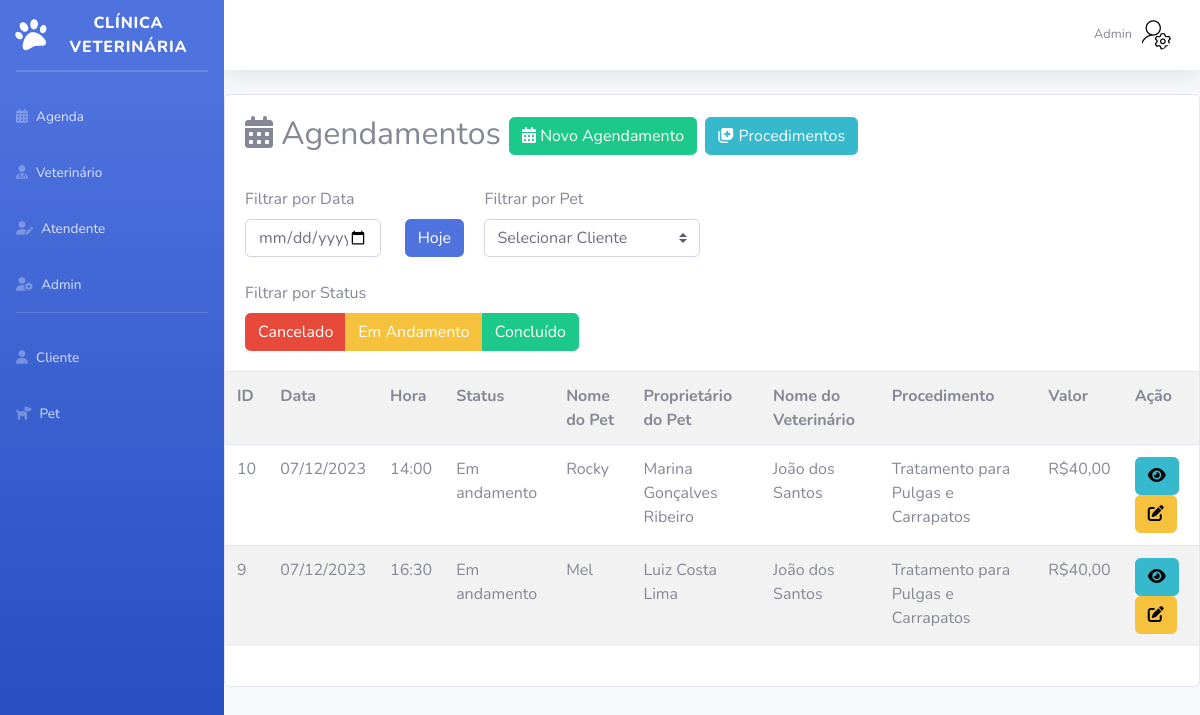
Page /Sistema/Admin/listagemAgenda.php (signed in) on the committed database.
### tables this page shows
CREATE TABLE `agenda` (
  `id` int(11) NOT NULL,
  `statusAgenda` varchar(20) NOT NULL,
  `data` varchar(50) NOT NULL,
  `hora` varchar(50) NOT NULL,
  `obs` varchar(500) DEFAULT NULL,
  `resultado` varchar(500) DEFAULT NULL,
  `pet_id` int(11) DEFAULT NULL,
  `veterinario_id` int(11) DEFAULT NULL,
  `procedimento_id` int(11) DEFAULT NULL
);

CREATE TABLE `pet` (
  `id` int(11) NOT NULL,
  `statusPet` varchar(10) NOT NULL,
  `nome` varchar(100) NOT NULL,
  `especie` varchar(50) NOT NULL,
  `anoNascimento` int(11) NOT NULL,
  `sexo` varchar(15) NOT NULL,
  `cor` varchar(50) NOT NULL,
  `obs` varchar(300) DEFAULT NULL,
  `cliente_id` int(11) NOT NULL,
  `raca_id` int(11) DEFAULT NULL
);

CREATE TABLE `cliente` (
  `id` int(11) NOT NULL,
  `statusCliente` varchar(15) NOT NULL,
  `nome` varchar(200) NOT NULL,
  `telefone` varchar(20) NOT NULL,
  `endereco` varchar(200) NOT NULL,
  `bairro` varchar(50) NOT NULL,
  `cep` varchar(15) NOT NULL,
  `numero` int(6) NOT NULL,
  `cidade` varchar(100) NOT NULL,
  `UF` varchar(2) NOT NULL,
  `sexo` varchar(1) NOT NULL,
  `dataNascimento` varchar(50) NOT NULL,
  `CPF` varchar(14) NOT NULL,
  `email` varchar(200) NOT NULL,
  `dataCadastro` date NOT NULL DEFAULT current_timestamp()
);

CREATE TABLE `veterinario` (
  `id` int(11) NOT NULL,
  `statusVet` varchar(10) NOT NULL,
  `nome` varchar(200) NOT NULL,
  `telefone` varchar(20) NOT NULL,
  `email` varchar(200) NOT NULL,
  `sexo` char(1) NOT NULL,
  `dataNascimento` date NOT NULL,
  `dataAdmissao` date NOT NULL DEFAULT current_timestamp(),
  `senha` varchar(200) NOT NULL,
  `CRMV` varchar(50) NOT NULL,
  `dataDemissao` date DEFAULT NULL
);

CREATE TABLE `procedimento` (
  `id` int(11) NOT NULL,
  `statusProcedimento` varchar(10) NOT NULL,
  `nome` varchar(100) NOT NULL,
  `valor` double(11,2) NOT NULL
);

### Sistema/Admin/listagemAgenda.php (the view, shortened to what this page needs)
<?php
require_once("conexao.php");
$data_atual = date("Y-m-d");
?>
<!DOCTYPE html>
<html lang="pt-br">
<head>
    <link href="vendor/fontawesome-free/css/all.min.css" rel="stylesheet" type="text/css">
    <link href="css/sb-admin-2.min.css" rel="stylesheet">
</head>
<body id="page-top">
    <div id="wrapper">
        <?php require_once("sidebarAdmin.php"); ?>
        <div id="content-wrapper" class="d-flex flex-column">
            <div id="content">
                <?php require_once("topbarAdmin.php"); ?>
                <div class="card mt-3 mb-3">
                    <div class="card-body">
                        <div class="mb-2">
                            <h2>
                                <i class="fa-solid fa-calendar-days"></i> Agendamentos <a href="cadastroAgenda.php" class="btn btn-success btn-sn"><i class="fa-solid fa-calendar-days"></i> Novo Agendamento</a> <a href="listagemProcedimento.php" class="btn btn-info btn-sn"><i class="fa-solid fa-notes-medical"></i> Procedimentos</a>
                            </h2>
                        </div><br>
                        <form name="filtro" method="POST">
                            <div class="row">
                                <div class="col-2">
                                    <div>
                                    <label class="form-label">Filtrar por Data</label>
                                    <input name="data" type="date" class="form-control" value="<?= isset($_POST['data']) ? htmlspecialchars($_POST['data']) : '' ?>" onchange="this.form.submit()">
                                    </div>
                                </div>
                                <div class="col-1">
                                    <button type="submit" class="btn btn-primary" name="data" value="<?= $data_atual ?>">Hoje</button>
                                </div>
                                <div class="col-3">
                                    <label class="form-label">Filtrar por Pet</label>
                                    <select name="cliente_id" class="custom-select" aria-label="Large select example" onchange="this.form.submit()">
                                        <option value="" selected>Selecionar Cliente</option>
                                    </select>
                                </div>
                            </div>
                            <div class="row mt-4">
                                <div class="col-6">
                                    <label class="form-label mr-3">Filtrar por Status</label>
                                    <div class="btn-group" role="group">
                                        <button type="submit" class="btn btn-danger" name="statusAgenda" value="Cancelado">Cancelado</button>
                                        <button type="submit" class="btn btn-warning" name="statusAgenda" value="Em Andamento">Em Andamento</button>
                                        <button type="submit" class="btn btn-success" name="statusAgenda" value="Concluído">Concluído</button>
                                    </div>
                                </div>
                            </div>
                        </form>
                        <?php
                        if (isset($_POST['data'])) {
                            $dataFiltrada = mysqli_real_escape_string($conexao, $_POST['data']);
                        } else {
                            $dataFiltrada =  $data_atual;
                        }
                        $whereClause = "WHERE 1";
                        if (isset($dataFiltrada) && ($dataFiltrada != '')) {
                            $whereClause .= " AND a.data = '$dataFiltrada'";
                        }
                        $sql = "SELECT a.id, a.data, a.hora, a.statusAgenda, p.nome as petNome, v.nome as vetNome, pr.nome as procNome, c.nome as clienteNome, pr.valor as procValor
                            FROM agenda a
                            LEFT JOIN pet p ON a.pet_id = p.id
                            LEFT JOIN veterinario v ON a.veterinario_id = v.id
                            LEFT JOIN procedimento pr ON a.procedimento_id = pr.id
                            LEFT JOIN cliente c ON p.cliente_id = c.id
                            $whereClause
                            ORDER BY a.data, a.hora";
                        $resultado = mysqli_query($conexao, $sql);
                        ?>
                    </div>
                    <?php
                    if ($resultado->num_rows > 0) {
                    ?>
                        <table class="table table-striped table-hover" id="listaAgenda">
                            <tr>
                                <th scope="col">ID</th>
                                <th>Data</th>
                                <th>Hora</th>
                                <th>Status</th>
                                <th>Nome do Pet</th>
                                <th>Proprietário do Pet</th>
                                <th>Nome do Veterinário</th>
                                <th>Procedimento</th>
                                <th>Valor</th>
                                <th>Ação</th>
                            </tr>
                            <?php
                            while ($row = $resultado->fetch_assoc()) {
                                $dataFormatada = date("d/m/Y", strtotime($row["data"]));
                                echo "<tr><td>" . $row["id"] . "</td><td>" . $dataFormatada . "</td><td>" . $row["hora"] . "</td><td>" . $row["statusAgenda"];
                                $petNome = isset($row["petNome"]) ? $row["petNome"] : "";
                                $clienteNome = isset($row["clienteNome"]) ? $row["clienteNome"] : "";
                                $vetNome = isset($row["vetNome"]) ? $row["vetNome"] : "";
                                $procNome = isset($row["procNome"]) ? $row["procNome"] : "";
                                $valorProcedimento = isset($row["procValor"]) ? number_format($row["procValor"], 2, ',', '.') : "";
                                echo "</td><td>" . $petNome . "</td><td>" . $clienteNome . "</td><td>" . $vetNome . "</td><td>" . $procNome . "</td><td>R$" . $valorProcedimento . "</td>";
                            ?>
                                <td>
                                    <a href="olharAgenda.php?id=<?= $row['id'] ?>" class="btn btn-info"><i class="fa-solid fa-eye" style="color: #000000;"></i></a>
                                    <a href="editarAgenda.php?id=<?= $row['id'] ?>" class="btn btn-warning"><i class="fa-solid fa-pen-to-square" style="color: #000000;"></i></a>
                                </td>
                                </tr>
                            <?php
                            }
                            ?>
                        </table>
                        <br>
                    <?php
                    } else {
                        echo "Nenhum resultado encontrado.";
                    }
                    ?>
                </div>
            </div>
        </div>
    </div>
</body>
</html>

### rows in the picture
agenda: id "10", data "07/12/2023", hora "14:00", statusAgenda "Em andamento", pet.nome "Rocky", cliente.nome "Marina Gonçalves Ribeiro", veterinario.nome "João dos Santos", procedimento.nome "Tratamento para Pulgas e Carrapatos", procedimento.valor "40,00"
agenda: id "9", data "07/12/2023", hora "16:30", statusAgenda "Em andamento", pet.nome "Mel", cliente.nome "Luiz Costa Lima", veterinario.nome "João dos Santos", procedimento.nome "Tratamento para Pulgas e Carrapatos", procedimento.valor "40,00"

### other values in the picture
$nomeAdmin "Admin"
